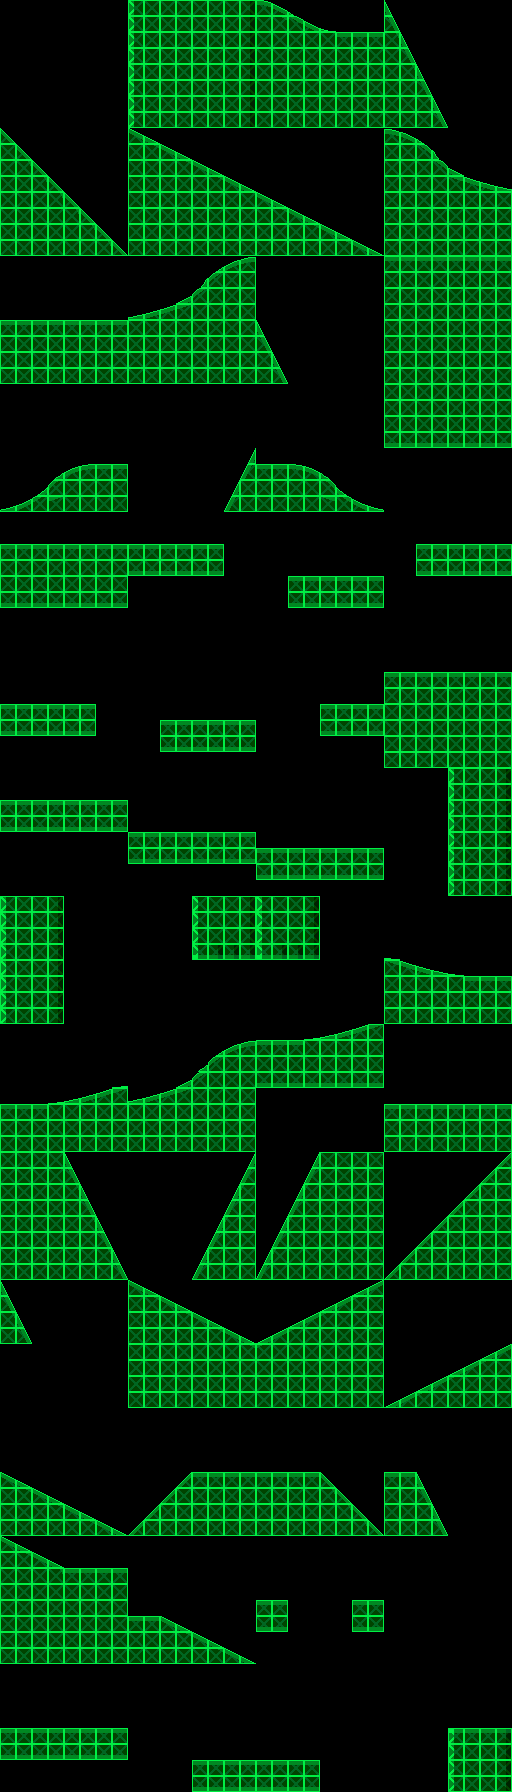

This is a level from a 2D game, rendered from its Tiled map with the project's own tilesets. A one-line summary and the map file follow, with tile-layer data summarised:
An orthogonal 32x112 tile map with 16x16 px tiles, 4 tile layers (solid, oneway, none, front).

<map version="1.10" tiledversion="1.11.0" orientation="orthogonal" renderorder="right-down" width="32" height="112" tilewidth="16" tileheight="16" infinite="0" nextlayerid="5" nextobjectid="1">
 <tileset firstgid="1" source="tiles16.tsx" />
 <layer id="1" name="solid" width="32" height="112">
  <data>[3584 cells, 1467 non-empty, 67 distinct tile ids]</data>
 </layer>
 <layer id="2" name="oneway" width="32" height="112">
  <data>[3584 cells, 16 non-empty, 2 distinct tile ids]</data>
 </layer>
 <layer id="3" name="none" width="32" height="112">
  <data>[3584 cells, 0 non-empty, 0 distinct tile ids]</data>
 </layer>
 <layer id="4" name="front" width="32" height="112">
  <data>[3584 cells, 0 non-empty, 0 distinct tile ids]</data>
 </layer>
</map>
